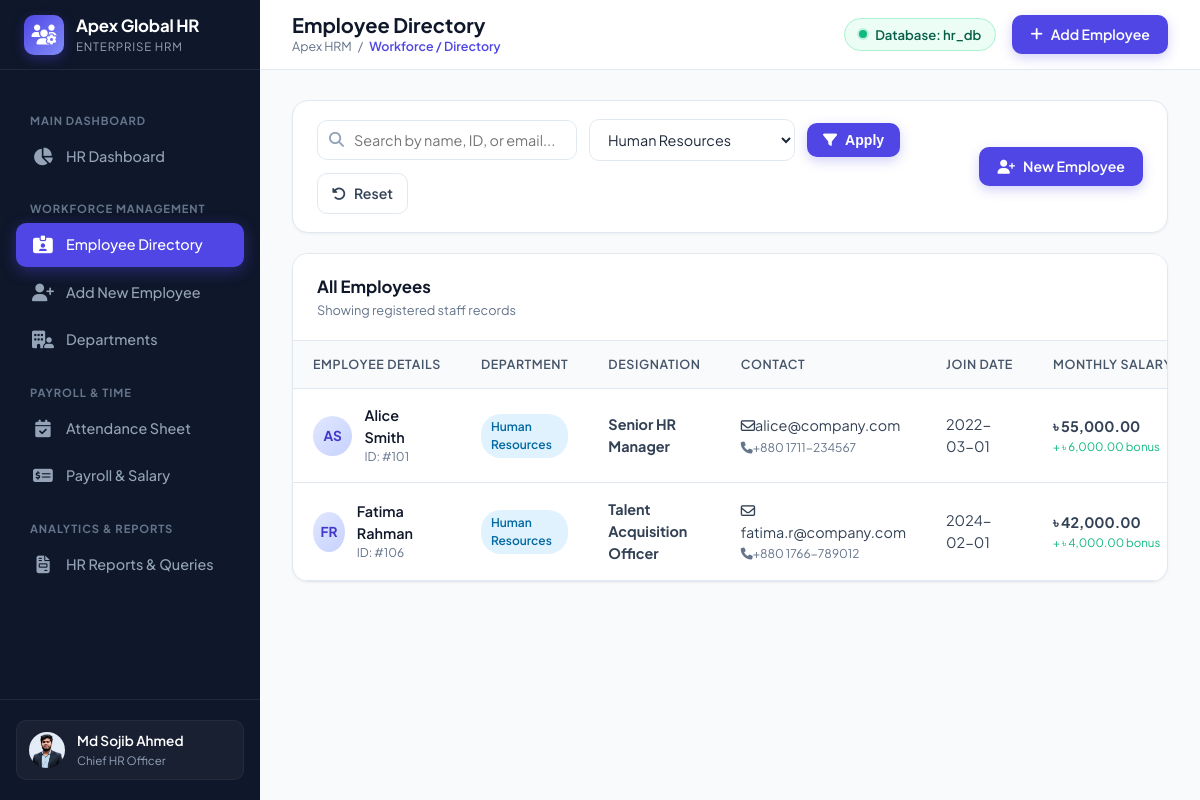
Before: /employees.php?dept=1 with the older database file.
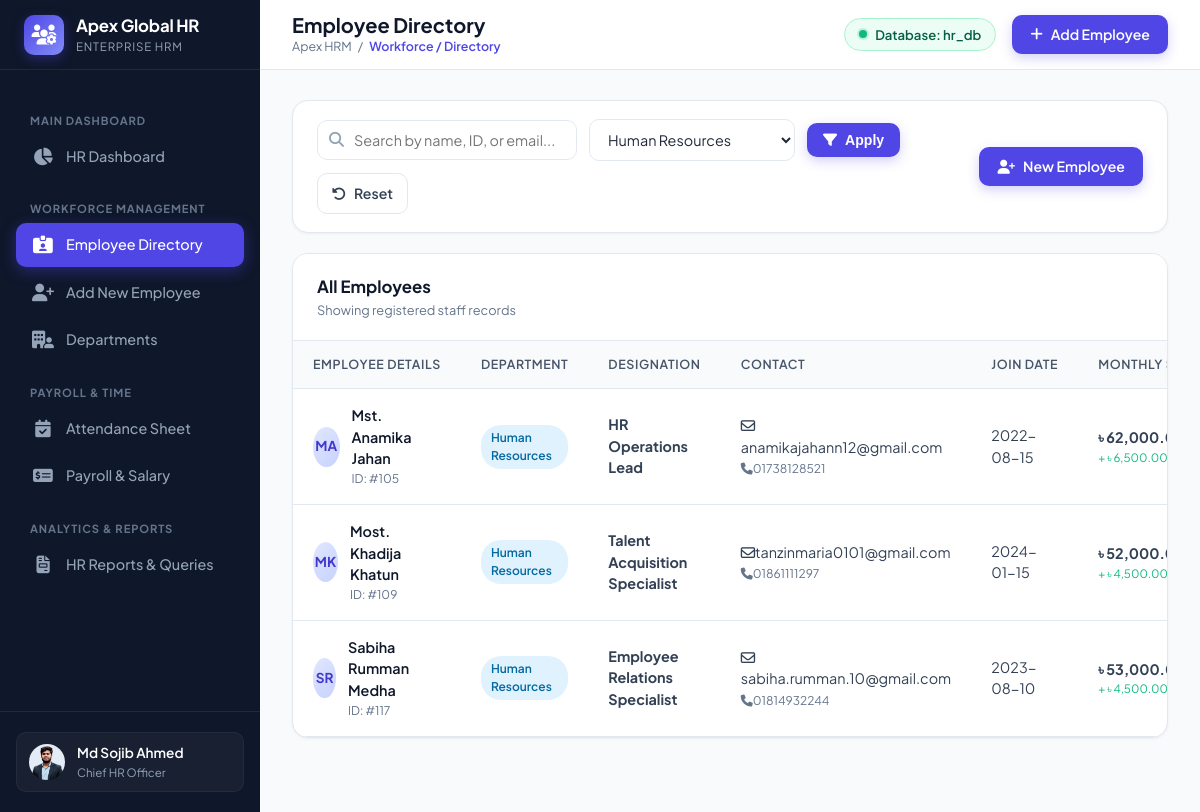
After: the same page with the newer database file.
### tables this page shows
CREATE TABLE `Employee` (
    `employee_id` INT PRIMARY KEY,
    `employee_name` VARCHAR(100) NOT NULL,
    `department_id` INT NULL,
    `designation` VARCHAR(100) DEFAULT 'Specialist',
    `email` VARCHAR(100) NOT NULL,
    `phone` VARCHAR(30) DEFAULT '01700000000',
    `hire_date` DATE DEFAULT '2024-01-15',
    `status` ENUM('Active', 'On Leave', 'Suspended') DEFAULT 'Active',
    `created_at` TIMESTAMP DEFAULT CURRENT_TIMESTAMP,
    FOREIGN KEY (`department_id`) REFERENCES `Department`(`department_id`) ON DELETE SET NULL
);

CREATE TABLE `Department` (
    `department_id` INT AUTO_INCREMENT PRIMARY KEY,
    `department_name` VARCHAR(100) NOT NULL,
    `department_code` VARCHAR(20) DEFAULT 'GEN',
    `location` VARCHAR(100) DEFAULT 'Headquarters',
    `created_at` TIMESTAMP DEFAULT CURRENT_TIMESTAMP
);

CREATE TABLE `Salary` (
    `salary_id` INT AUTO_INCREMENT PRIMARY KEY,
    `employee_id` INT NOT NULL UNIQUE,
    `basic_salary` DECIMAL(10,2) NOT NULL,
    `bonus` DECIMAL(10,2) DEFAULT 0.00,
    `updated_at` TIMESTAMP DEFAULT CURRENT_TIMESTAMP ON UPDATE CURRENT_TIMESTAMP,
    FOREIGN KEY (`employee_id`) REFERENCES `Employee`(`employee_id`) ON DELETE CASCADE
);

### db.php (called while the page is built, shortened)
<?php
function format_bdt($amount) {
    return '৳ ' . number_format((float)$amount, 2);
}
?>

### employees.php (the view, shortened to what the changed rows need)
<?php
require_once 'db.php';
$dept_filter = isset($_GET['dept']) ? intval($_GET['dept']) : 0;
$where_clauses = [];
if ($dept_filter > 0) {
    $where_clauses[] = "e.department_id = $dept_filter";
}
$where_sql = !empty($where_clauses) ? 'WHERE ' . implode(' AND ', $where_clauses) : '';
$sql = "SELECT
            e.employee_id,
            e.employee_name,
            e.designation,
            e.email,
            e.phone,
            e.hire_date,
            e.status,
            d.department_name,
            d.department_code,
            s.basic_salary,
            s.bonus
        FROM Employee e
        LEFT JOIN Department d ON e.department_id = d.department_id
        LEFT JOIN Salary s ON e.employee_id = s.employee_id
        $where_sql
        ORDER BY e.employee_id ASC";
$employees = mysqli_query($conn, $sql);
include_once 'includes/header.php';
?>
<div class="app-card">
  <div class="table-responsive">
    <table class="custom-table">
      <thead>
        <tr>
          <th>Employee Details</th>
          <th>Department</th>
          <th>Designation</th>
          <th>Contact</th>
          <th>Join Date</th>
          <th>Monthly Salary</th>
        </tr>
      </thead>
      <tbody>
        <?php if ($employees && mysqli_num_rows($employees) > 0): ?>
          <?php while ($row = mysqli_fetch_assoc($employees)):
            $parts = explode(' ', trim($row['employee_name']));
            $initials = strtoupper(substr($parts[0] ?? 'E', 0, 1) . substr($parts[1] ?? '', 0, 1));
          ?>
            <tr>
              <td>
                <div class="employee-cell">
                  <div class="avatar-badge"><?php echo $initials; ?></div>
                  <div>
                    <div class="emp-name"><?php echo htmlspecialchars($row['employee_name']); ?></div>
                    <div class="emp-role">ID: #<?php echo $row['employee_id']; ?></div>
                  </div>
                </div>
              </td>
              <td>
                <span class="badge-custom badge-active">
                  <?php echo htmlspecialchars($row['department_name'] ?? 'Unassigned'); ?>
                </span>
              </td>
              <td><strong><?php echo htmlspecialchars($row['designation'] ?? 'Specialist'); ?></strong></td>
              <td>
                <div><i class="fa-regular fa-envelope me-1 text-muted"></i><?php echo htmlspecialchars($row['email']); ?></div>
                <div style="font-size:0.75rem; color:var(--slate-500); margin-top:2px;">
                  <i class="fa-solid fa-phone me-1 text-muted"></i><?php echo htmlspecialchars($row['phone'] ?? 'N/A'); ?>
                </div>
              </td>
              <td><?php echo htmlspecialchars($row['hire_date'] ?? 'N/A'); ?></td>
              <td>
                <strong><?php echo format_bdt($row['basic_salary'] ?? 0); ?></strong>
                <div style="font-size:0.72rem; color:var(--success);">+ <?php echo format_bdt($row['bonus'] ?? 0); ?> bonus</div>
              </td>
            </tr>
          <?php endwhile; ?>
        <?php endif; ?>
      </tbody>
    </table>
  </div>
</div>
<?php include_once 'includes/footer.php'; ?>

Changed rows visible on the page:
no longer on this page (row edited): employee: employee_name "AS", employee_name "Alice Smith", employee_id "101", department.department_name "Human Resources", designation "Senior HR Manager", email "alice@company.com", phone "+880 1711-234567", hire_date "2022-03-01", salary.basic_salary "৳ 55,000.00", salary.bonus "৳ 6,000.00"
no longer on this page (row edited): employee: employee_name "FR", employee_name "Fatima Rahman", employee_id "106", department.department_name "Human Resources", designation "Talent Acquisition Officer", email "fatima.r@company.com", phone "+880 1766-789012", hire_date "2024-02-01", salary.basic_salary "৳ 42,000.00", salary.bonus "৳ 4,000.00"
now on this page (row edited): employee: employee_name "MA", employee_name "Mst. Anamika Jahan", employee_id "105", department.department_name "Human Resources", designation "HR Operations Lead", email "anamikajahann12@gmail.com", phone "01738128521", hire_date "2022-08-15", salary.basic_salary "৳…", salary.bonus "৳ 6,500.00…"
now on this page (row edited): employee: employee_name "MK", employee_name "Most. Khadija Khatun", employee_id "109", department.department_name "Human Resources", designation "Talent Acquisition Specialist", email "tanzinmaria0101@gmail.com", phone "01861111297", hire_date "2024-01-15", salary.basic_salary "৳…", salary.bonus "৳ 4,500.00…"
added employee: employee_name "SR", employee_name "Sabiha Rumman Medha", employee_id "117", department.department_name "Human Resources", designation "Employee Relations Specialist", email "sabiha.rumman.10@gmail.com", phone "01814932244", hire_date "2023-08-10", salary.basic_salary "৳…", salary.bonus "৳ 4,500.00…"
